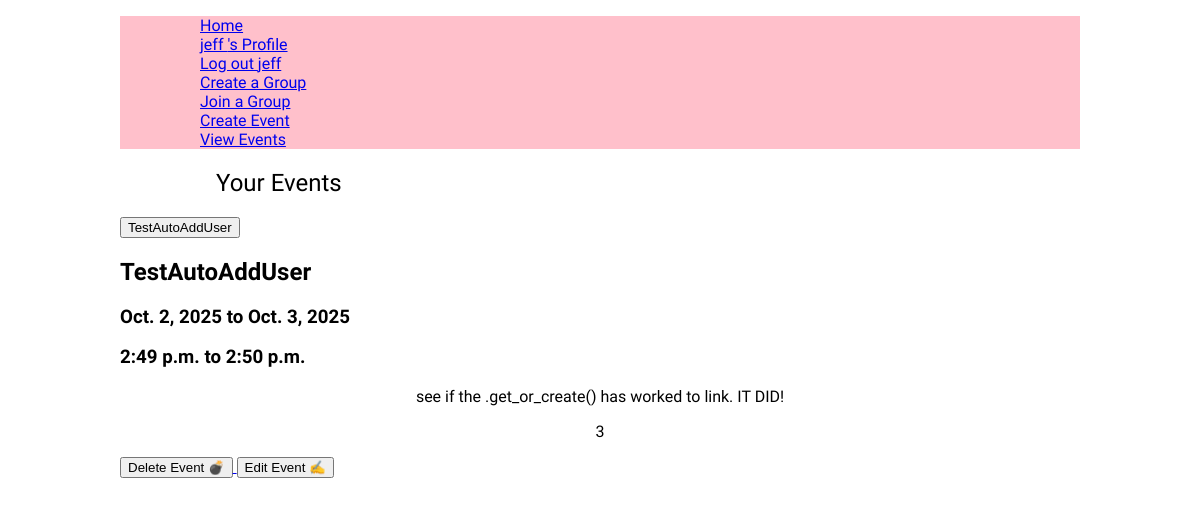
The page /calendar/list/ (signed in) on the database as committed earlier.
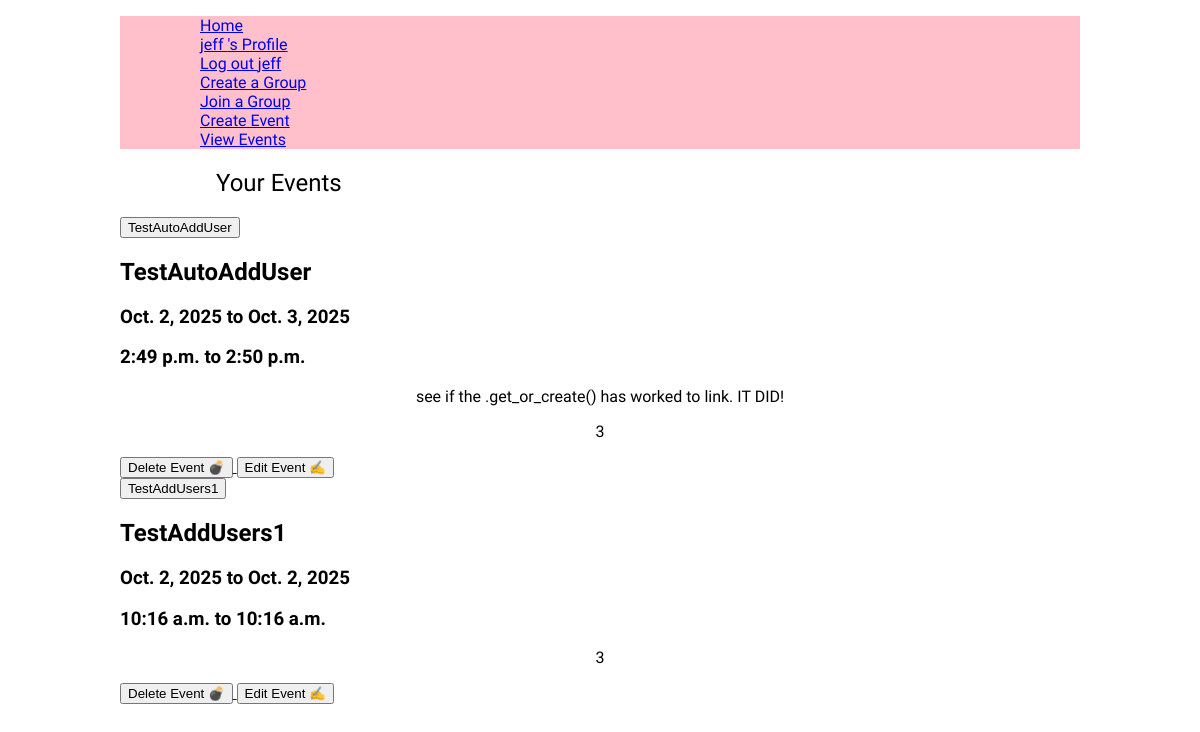
The same page on the database as committed later.
### event_view/models.py (models this page shows, shortened)
class UserEventLink(models.Model):
    customUser = models.ForeignKey(CustomUser, on_delete=models.CASCADE)
    event = models.ForeignKey(Event, on_delete=models.CASCADE)
    status = models.IntegerField(choices=STATUS, default=0)
    class Meta:
        constraints = [
            models.UniqueConstraint(
                fields=['customUser','event'],
                name='unique_customUser_event'
            )
        ]

class Event(models.Model):
    EventName = models.CharField(blank=False, max_length=128)
    PrivateEvent = models.BooleanField(blank=False, default=True)
    GroupEvent = models.BooleanField(blank=False, default=False)
    StartDate = models.DateField(blank=False, default=todays_date)
    EndDate =   models.DateField(blank=False, default=todays_date)
    StartTime = models.TimeField(blank=False)
    EndTime = models.TimeField(blank=False)
    Location = models.CharField(blank=True, default="Enter a place")
    Notes = models.TextField(blank=True, )
    EventCreatedTime = models.DateTimeField(auto_now_add=True)#for Admin purposes

### calendar_view/views.py (the view)
# urls.py: path('list/', views.list_events, name='list'),
@login_required
def list_events(request):
    username =  request.user
    events = UserEventLink.objects.filter(customUser=username)
    return render(request, 'calendar_view/list.html', {'events': events})

### calendar_view/templates/calendar_view/list.html (shortened to what this page needs)
{% extends "base.html" %}
{% block content %}
<section>
    <h1>Your Events</h1>
    <div class="accordion-container">
        {% for eventDetails in events %}
            <button class="accordion-button">{{eventDetails.event.EventName}}</button>
            <div class="accordion">
                <h2>{{eventDetails.event.EventName}}</h2>
                <h3>{{eventDetails.event.StartDate}} to {{eventDetails.event.EndDate}}</h3>
                <h3>{{eventDetails.event.StartTime}} to {{eventDetails.event.EndTime}}</h3>
                <p>{{eventDetails.event.Notes}}<p>
                <p>{{eventDetails.status}}</p>
                <a href="{% url 'calendar:delete_event' eventDetails.event.id %}">
                    <button>Delete Event 💣</button>
                </a>
                <a href="{% url "calendar:edit_event" eventDetails.event.id %}">
                    <button>Edit Event ✍</button>
                </a>
            </div>
        {% endfor %}
    </div>
</section>
{% endblock content %}

Rows that differ between the two databases and show on the page:
added UserEventLink: event.EventName "TestAddUsers1", event.StartDate "Oct. 2, 2025", event.EndDate "Oct. 2, 2025", event.StartTime "10:16 a.m.", event.EndTime "10:16 a.m.", status "3"
